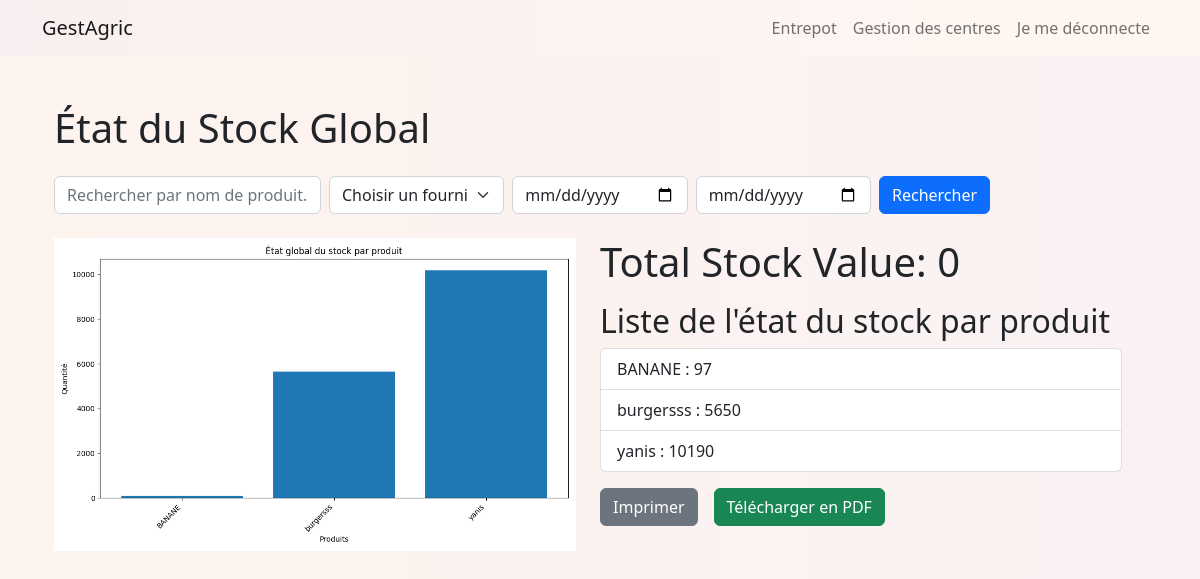
Page /Entrepot/etat-stock/ on the committed database.
### entrepot/models.py (models this page shows, shortened)
class Produit(models.Model):
    code = models.CharField(max_length=20)
    designation = models.CharField(max_length=100)
    nombre_vente0 = models.IntegerField(default=0)
    nombre_vente1 = models.IntegerField(default=0)
    nombre_vente2 = models.IntegerField(default=0)
    nombre_vente3 = models.IntegerField(default=0)

### entrepot/views.py (the view)
# urls.py: path('etat-stock/', views.etat_stock, name='etat_stock'),
def etat_stock(request):
    query = request.GET.get('q')
    date_debut = request.GET.get('date_debut')
    date_fin = request.GET.get('date_fin')
    fournisseur_id = request.GET.get('fournisseur')
    etat_stock_query = EtatStock.objects.all()
    if date_debut and date_fin:
        start_date = parse_date(date_debut)
        end_date = parse_date(date_fin)
        if start_date and end_date:
            etat_stock_query = etat_stock_query.filter(date_achat__range=[start_date, end_date])
    if query:
        etat_stock_query = etat_stock_query.filter(produit__designation__icontains=query)
    if fournisseur_id:
        etat_stock_query = etat_stock_query.filter(fournisseur__id=fournisseur_id)
    etat_stock_global = etat_stock_query.values('produit__designation').annotate(total_quantite=Sum('quantite'))
    noms_produits = [stock['produit__designation'] for stock in etat_stock_global]
    quantites = [stock['total_quantite'] for stock in etat_stock_global]
    plt.figure(figsize=(10, 6))
    plt.bar(noms_produits, quantites)
    plt.xlabel('Produits')
    plt.ylabel('Quantité')
    plt.title('État global du stock par produit')
    plt.xticks(rotation=45, ha='right')
    plt.tight_layout()
    graphique_filename = 'etat_stock_graph.png'
    graphique_path = f'entrepot/static/media/{graphique_filename}'
    plt.savefig(graphique_path)
    fournisseurs = Fournisseur.objects.all()
    for stock in etat_stock_global:
        produit_designation = stock['produit__designation']
        purchases = Achat.objects.filter(produit__designation=produit_designation)
        total_quantite = stock['total_quantite']
    total_stock_value = StockManager.total_stock_value  # Récupérez la valeur totale mise à jour
    return render(request, 'EtatStock/etat_stock.html', {
        'etat_stock_global': etat_stock_global,
        'graphique_filename': graphique_filename,
        'fournisseurs': fournisseurs,
        'total_stock_value': total_stock_value,  # Pass total stock value to the template
    })

### entrepot/templates/EtatStock/etat_stock.html (shortened to what this page needs)
{% extends 'base.html' %}
{% block content %}
{% load static %}
<!DOCTYPE html>
<html>
<head>
    {% load static %}
    <link rel="stylesheet" href="{% static 'css/bootstrap.min.css' %}">
    <link rel="stylesheet" href="{% static 'css/css.css' %}">
</head>
<body>
    <div class="container mt-5">
        <h1 class="mb-4">État du Stock Global</h1>
        <form method="GET" class="mb-4">
            <div class="row g-2 align-items-center">
                <div class="col-md-3">
                    <input type="text" class="form-control" name="q" placeholder="Rechercher par nom de produit...">
                </div>
                <div class="col-md-2">
                    <select class="form-select" name="fournisseur">
                        <option value="">Choisir un fournisseur</option>
                    </select>
                </div>
                <div class="col-md-2">
                    <input type="date" class="form-control" name="date_debut" placeholder="Date de début">
                </div>
                <div class="col-md-2">
                    <input type="date" class="form-control" name="date_fin" placeholder="Date de fin">
                </div>
                <div class="col-md-3">
                    <button type="submit" class="btn btn-primary btn-block">Rechercher</button>
                </div>
            </div>
        </form>
        <div class="row mb-4 align-items-center">
            <div class="row mb-4">
                <div class="col-md-12 mb-4">
                    <div class="row">
                        <div class="col-md-6 mb-4">
                            <img src="{% static 'media/etat_stock_graph.png' %}" alt="Graphique État du Stock" class="img-fluid">
                        </div>
                        <div class="col-md-6">
                            <h1 class="mb-3">Total Stock Value: {{ total_stock_value }}</h1>
                            <h2>Liste de l'état du stock par produit</h2>
                            <ul class="list-group mb-3">
                                {% for stock in etat_stock_global %}
                                    <li class="list-group-item">{{ stock.produit__designation }} : {{ stock.total_quantite }}</li>
                                {% endfor %}
                            </ul>
                            <div class="d-grid gap-2 d-md-flex justify-content-md-start">
                                <button onclick="printPage()" class="btn btn-secondary me-md-2 mb-2">Imprimer</button>
                                <button onclick="generatePDF()" class="btn btn-success mb-2">Télécharger en PDF</button>
                            </div>
                        </div>
                    </div>
                </div>
            </div>
        </div>
    </div>
</body>
</html>
{% endblock %}

### entrepot/static/css/css.css (style rules this page uses)
body { margin: 0; padding: 0; background: linear-gradient(to right, #fdf4ee, #faf1f3); }

### rows in the picture
Produit: produit__designation "BANANE", total_quantite "97"
Produit: produit__designation "burgersss", total_quantite "5650"
Produit: produit__designation "yanis", total_quantite "10190"

### other values in the picture
{{ total_stock_value }} "0"
